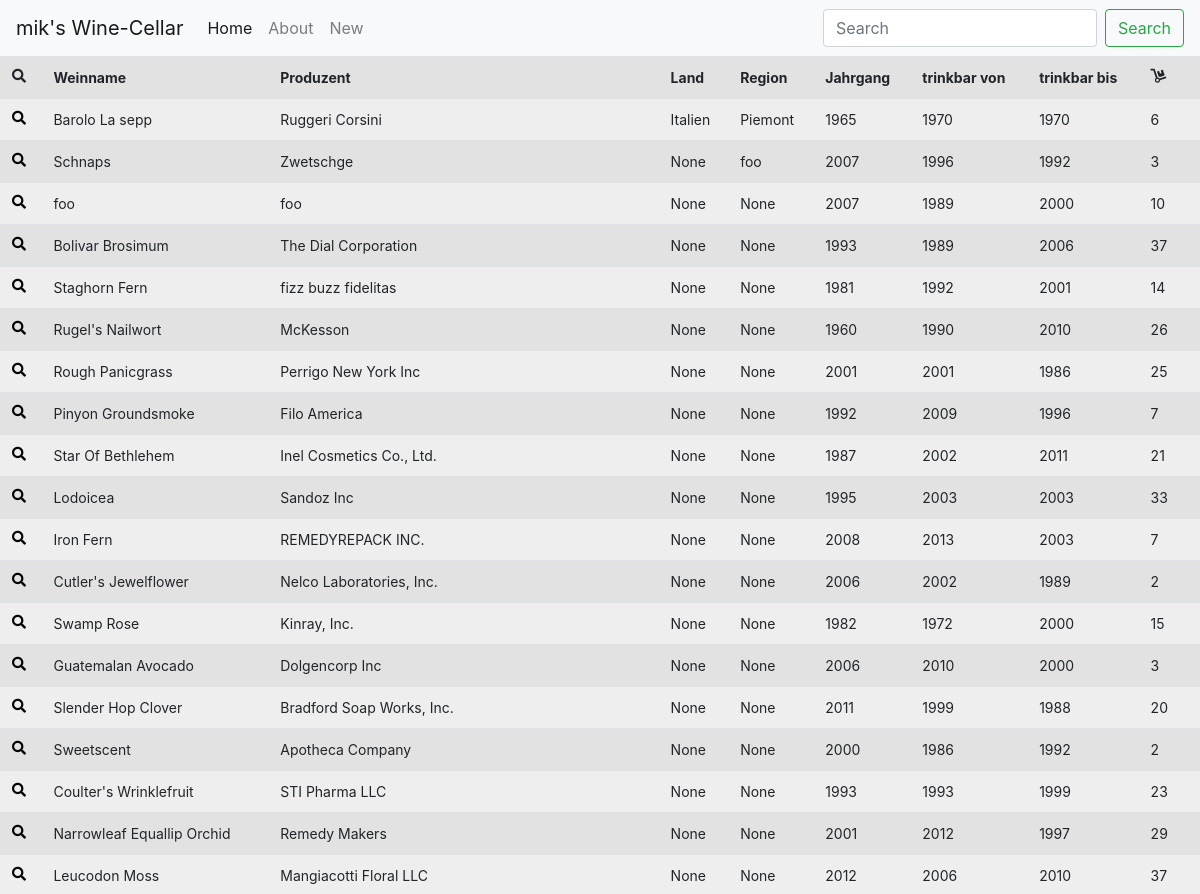
Page /contact/ (upper part) on the earlier database version.
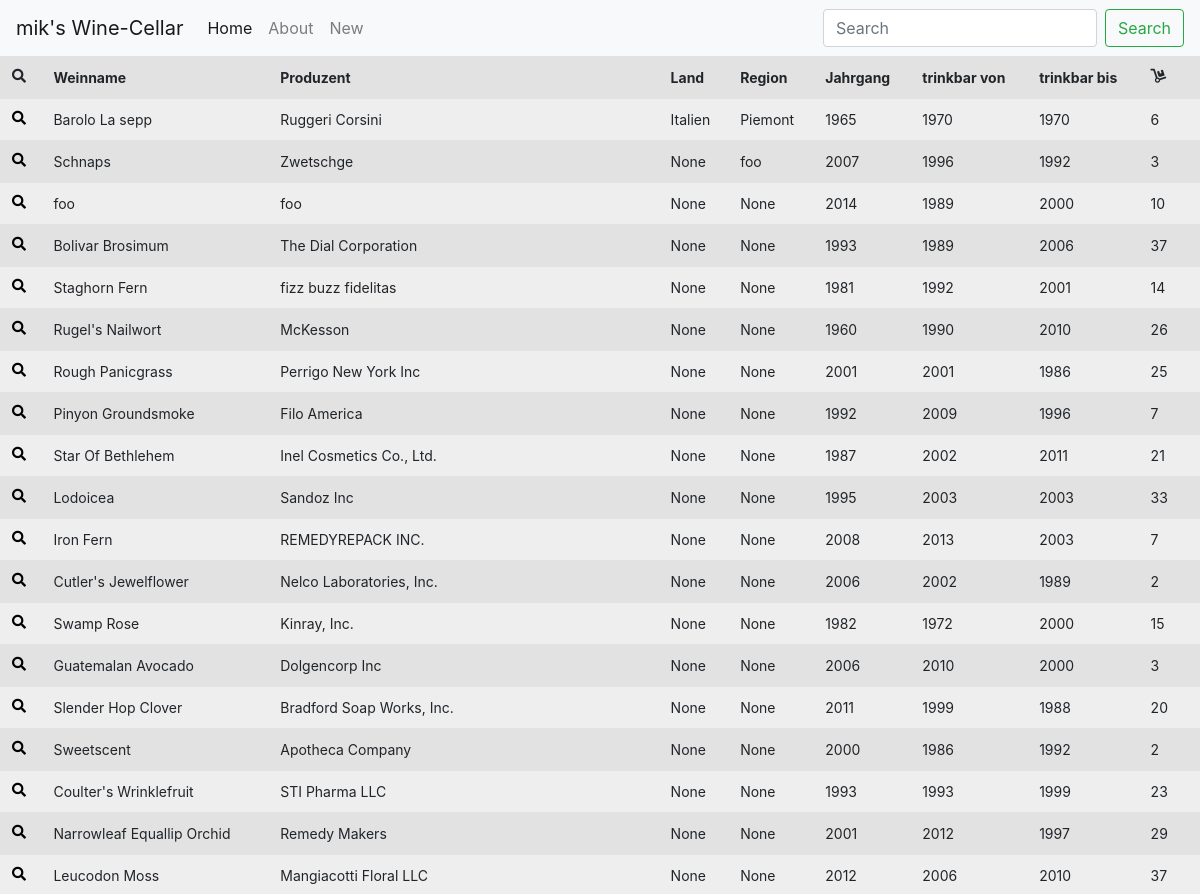
Same page on the later database version.
### wine/models.py (models this page shows)
class Wine(models.Model):
    winename = models.CharField(max_length=200)
    producer = models.CharField(max_length=200)
    grapes = models.CharField(max_length=200)
    year = models.CharField(max_length=200)
    country = models.CharField(max_length=200, null=True,)
    region = models.CharField(max_length=200, null=True,)
    purchase = models.CharField(max_length=200, null=True,)
    notes = models.CharField(max_length=400, null=True,)
    drinkfrom = models.CharField(max_length=200)
    drinkto = models.CharField(max_length=200)
    nmbrbottles = models.IntegerField()
    entrydate = models.DateTimeField('date published', null=True,)
    editdate = models.DateTimeField(null=True,)

### wine/views.py (the view)
# urls.py: path('', WineListView.as_view(), name='wine_list'),
class WineListView(ListView):
    model = Wine
    paginate_by = 100  # if pagination is desired
    def get_context_data(self, **kwargs):
        context = super().get_context_data(**kwargs)
        context['now'] = timezone.now()
        return context

### wine/templates/wine/wine_list.html (shortened to what this page needs)
{% extends "./base.html" %}
{% block content %}
<div class="table-responsive table-striped">
  <table class="table">
    <tr>
      <th><i class="fas fa-search"></i></th>
      <th>Weinname</th>
      <th>Produzent</th>
      <th>Land</th>
      <th>Region</th>
      <th>Jahrgang</th>
      <th>trinkbar von</th>
      <th>trinkbar bis</th>
      <th><i class="fas fa-dolly"></i></th>
    </tr>
{% for wine in object_list %}
    <tr>
      <td><a href="/wine/{{ wine.id }}"><i class="fas fa-search"></i></a></td>
      <td>{{ wine.winename }}</td>
      <td>{{ wine.producer }}</td>
      <td>{{ wine.country }}</td>
      <td>{{ wine.region }}</td>
      <td>{{ wine.year }}</td>
      <td>{{ wine.drinkfrom }}</td>
      <td>{{ wine.drinkto }}</td>
      <td>{{ wine.nmbrbottles }}</td>
    </tr>
{% empty %}
    No data yet.
{% endfor %}
{% endblock %}

Differences in the rows shown:
changed Wine (number 3 of 19 on the later page): year "2007" → "2014"
